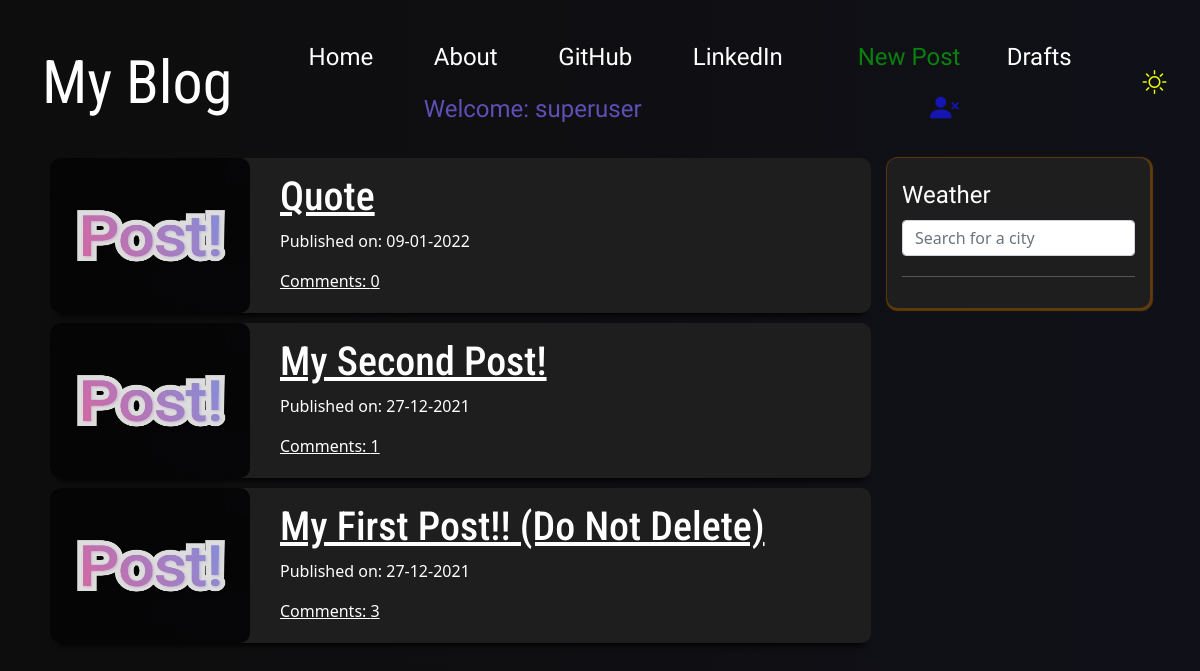
The app's page / (signed in) with its own data.
### blog_app/models.py (models this page shows, shortened)
class Post(models.Model):
    author = models.ForeignKey('auth.User',on_delete=models.CASCADE)
    title = models.CharField(max_length= 200)
    text = models.TextField()
    created_date= models.DateTimeField(default=timezone.now)
    published_date = models.DateTimeField(blank=True,null=True)
    def approve_comments(self):
        return self.comments.filter(approved_comment=True)

### blog_app/views.py (the view)
# urls.py: path('',views.PostListView.as_view(),name='post_list'),
class PostListView(ListView):
    model = Post
    def get_queryset(self):
        return Post.objects.filter(published_date__lte=timezone.now()).order_by('-published_date')

### blog_app/templates/blog_app/post_list.html (shortened to what this page needs)
{% extends 'blog_app/base.html' %}
{% block content %}
<div class="centerstage">
    {% for post in post_list %}
    <div class="post postblock">
        <div class="">
            <a class="imageRedirect" target="_blank" rel="noreferrer noopener"><img src="/static/pictures/PostPlaceholder.jpg" title="" alt="Loading pictures from unsplash.com..." id="unsplashImageId" class="unsplashImage" alt=""></a>
        </div>
        <h1 class='posttitle'><a href="{% url 'post_detail' pk=post.pk %}"> {{ post.title }}</a></h1>
        <div class="date">
            <p>Published on: {{ post.published_date|date:'d-m-Y' }}</p>
        </div>
        <a href="{% url 'post_detail' pk=post.pk %}">Comments: {{ post.approve_comments.count }}</a>
    </div>
    {% empty %}
    <p class="postblock postcontent">No Posts.</p>
    {% endfor %}
</div>
{% endblock %}
{% block weather %}
<div class="weather-api">
     <h1 class='weatherfont mt-2'>Weather</h1>
     <input class='form-control city' id='city' type="text" placeholder="Search for a city">
    <div class="">
        <div class='description' id="description"></div>
        <hr>
    </div>
</div>
    </div>
    {% endblock %}

### blog_app/templates/blog_app/base.html (shortened to what this page needs)
<!DOCTYPE html>
{% load static %}
<html lang="en">
<head>
    <link href="https://cdn.jsdelivr.net/npm/bootstrap@5.1.3/dist/css/bootstrap.min.css" rel="stylesheet">
    <link rel="stylesheet" href="//cdn.jsdelivr.net/npm/medium-editor@latest/dist/css/medium-editor.min.css" type="text/css" media="screen" charset="utf-8">
    <link rel="stylesheet" href="{% static 'css/blog.css' %}">
</head>
<body>
    <nav class="navbar navbar-expand-lg techfont">
        <div class="container-fluid" id="navbarContent">
            <a class="navbar-brand nav-padding link-text-brand" id="bigbrand" href="{% url 'post_list' %}">My Blog</a>
          <div class="collapse navbar-collapse nav-fill" id="navbarSupportedContent">
             <ul class="nav nav-pills ms-auto nav-fill">
                <li class="nav-item"><a class="nav-link link-text" aria-current="page" href="{% url 'post_list' %}">Home</a></li>
                <li class="nav-item"><a class="nav-link link-text" aria-current="page" href="{% url 'about' %}">About</a></li>
                <li class="nav-item"><a class="nav-link link-text" aria-current="page" href="https://www.github.com/ancilnf/" target="_blank" rel="noreferrer noopener">GitHub</a></li>
                <li class="nav-item"><a class="nav-link link-text" aria-current="page" href="https://www.linkedin.com/in/ancil-fernandes/" target="_blank" rel="noreferrer noopener">LinkedIn</a></li>
              {% if user.is_authenticated %}
               <li class="nav-item"><a class="nav-link link-text " aria-current="page" style="text-align: end; color: rgb(8, 128, 14);" href="{% url 'post_new' %}">New Post</a></li>
               <li class="nav-item"><a class="nav-link link-text" aria-current="page" href="{% url 'post_draft_list' %}">Drafts</a></li>
               <li class="nav-item"><a class="nav-link bigbrand" style="color: rgb(93, 79, 180);">Welcome: {{ user.username }}</a></li>
               <li class="nav-item"><a class="nav-link link-primary link-text-log" title="Log Out" aria-current="page" href="{% url 'logout' %}"><i class="bi bi-person-x-fill"></i></a></li>
              {% else %}
               <li class="nav-item"><a class="nav-link link-primary link-text-log" title="Log In" aria-current="page" href="{% url 'login' %}"><i class="bi bi-person-circle"></i></a></li>
              {% endif %}
             </ul>
            </div>
            <div class="switch">
              <label class="switch__label bi-brightness-high center" for="switchld"></label>
            </div>
        </div>
      </nav>
      <div class="content container loader">
        <div class="d-flex flex-row">
          <div class="col-9 p-2">
              <div class="blog_posts">
                {% block content %}
                {% endblock %}
              </div>
            </div>
            <div class="col-3 p-2">
             {% block weather %}
             {% endblock %}
            </div>
          </div>
    <link rel="stylesheet" href="https://cdn.jsdelivr.net/npm/bootstrap-icons@1.7.2/font/bootstrap-icons.css">
</body>
</html>

### blog_app/static/css/blog.css (style rules this page uses)
:root { --bg-mode: linear-gradient(270deg, #101118,#0e0d0d); --form-bg-mode: rgb(30, 30, 30); --comment-bg-mode: rgb(0, 0, 0); --color: rgb(255, 255, 255); --mode-icon-color: rgb(251, 255, 0); --box-shadow: 0 10px 6px -8px rgb(0, 0, 0); }
body { background: var(--bg-mode); background-size: cover; height: 100%; color: var(--color); }
.techfont { font-family: 'Staatliches', cursive; font-size: 1.5em; margin-bottom: 10px; }
a img { font: 20px impact; overflow:none; line-height: 1.7; background-size: cover; }
a { color:var(--color); }
.postblock { background-color: var(--form-bg-mode); box-shadow: var(--box-shadow); border-radius: 10px; padding: 15px 10px 20px 15px; margin-bottom: 10px; }
.nav-padding { padding: 30px; }
.link-text-log { color:rgb(21, 21, 177); background: 10px 10px; background-color: red; transition: 0.5s; transform: scale(1.2); }
.link-text { color: var(--color); transition: 0.5s; }
.link-text-brand { transition: 0.5s; }
#bigbrand { color: var(--color); font-family: 'Roboto Condensed', sans-serif; font-size: 2.5em; }
.centerstage { margin-right: auto; margin-left: auto; }
.posttitle { font-family: 'Roboto Condensed', sans-serif; font-size: 2.5em; text-align: left; }
@media (min-width: 1000px) { .postblock { width: 100%; } }
@media (min-width: 1000px) { .content { padding-top: 150px; } }
.switch { width: 100px; text-align: center; }
.switch__label { color: var(--mode-icon-color); transition: 0.5s; }
.weather-api { border-radius: 10px; background-color: var(--form-bg-mode); padding: 15px; box-shadow: 1px 1px 1px 2px rgba(214, 121, 0, 0.404); }
.description { color: slateblue; padding: 2px; text-align: left; font-size: 2em; font-family: 'Open Sans', sans-serif; text-transform: capitalize; }
.city { padding-top: 5px; padding-bottom: 5px; max-width: 100%; }
.weatherfont { font-family: 'Staatliches', cursive; font-size: 1.5em; margin-bottom: 10px; }
.unsplashImageDesktop { opacity:0.85; height:155px; width:200px; float: left; position:relative; top:-15px; left:-15px; border-radius: 10px; margin-right:15px; }

### records on screen
Post: title "Quote", published_date "09-01-2022", approve_comments.count "0"
Post: title "My Second Post!", published_date "27-12-2021", approve_comments.count "1"
Post: title "My First Post!! (Do Not Delete)", published_date "27-12-2021", approve_comments.count "3"

### other values on screen
{{ user.username }} "superuser"
